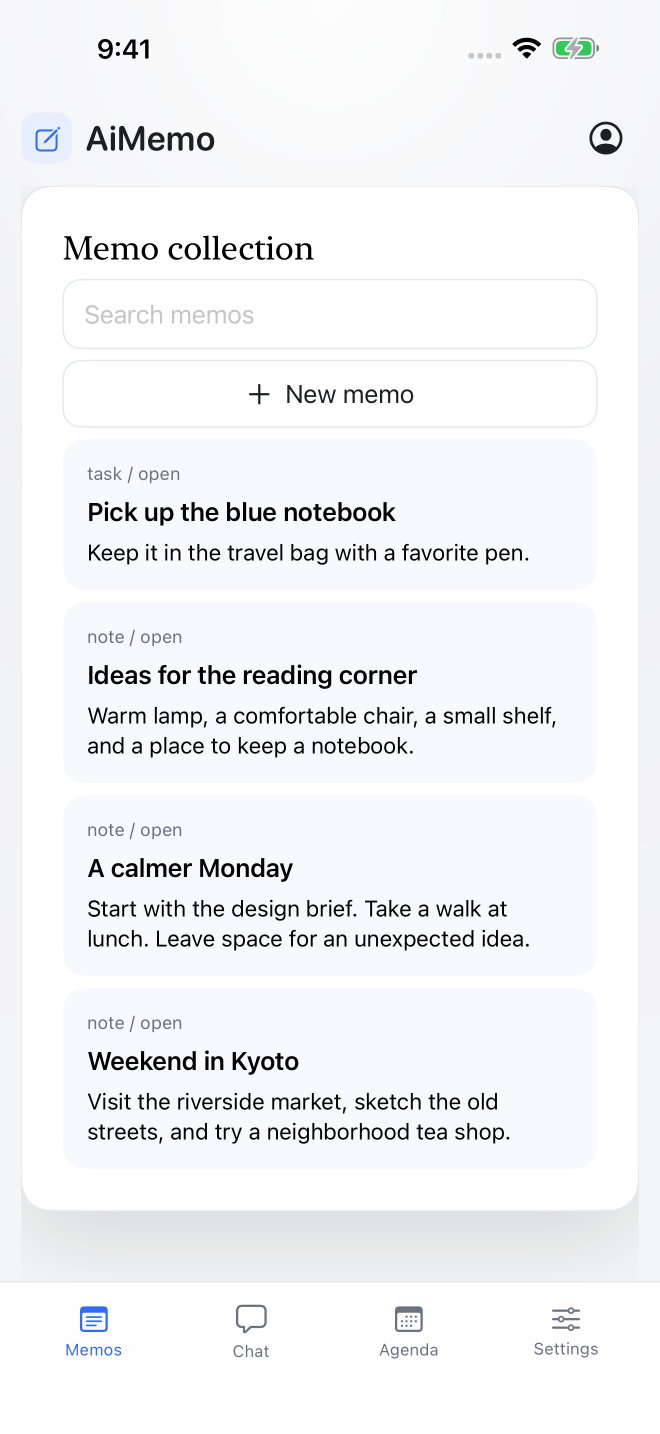
#> input picture articles/aimemo-thought-to-note/assets/aimemo-example-memos.png, 1320 x 2868 px (shown at 1/2 size)
$ python iqa.py ../../articles/aimemo-thought-to-note/assets/aimemo-example-memos.png   (older library calls are emulated)
#> lines starting #> are read from the running program, lines starting #| are printed output that depends on the picture
#> in main, image is the input picture: shape (2868, 1320, 3); mean B, G, R 245.8, 243, 242
"""Small, interpretable image-quality baseline for CPU-side screening.

This module is deliberately not a medical or diagnostic classifier.  It exposes
simple measurements that can be calibrated against a buyer's labelled images.
"""

from __future__ import annotations

import argparse
import json
from dataclasses import asdict, dataclass
from pathlib import Path
from typing import Any

import cv2
import numpy as np


@dataclass(frozen=True)
class Thresholds:
    min_laplacian_variance: float = 80.0
    min_mean_luminance: float = 55.0
    max_mean_luminance: float = 200.0
    max_dark_fraction: float = 0.45
    max_bright_fraction: float = 0.45
    max_glare_fraction: float = 0.08


def _validate_image(image: np.ndarray) -> None:
    if not isinstance(image, np.ndarray):
        raise TypeError("image must be a NumPy array")
    if image.dtype != np.uint8:
        raise ValueError("image must use uint8 pixels")
    if image.ndim not in (2, 3):
        raise ValueError("image must be grayscale or BGR")
    if image.ndim == 3 and image.shape[2] != 3:
        raise ValueError("colour images must have exactly three BGR channels")
    if min(image.shape[:2]) < 32:
        raise ValueError("image must be at least 32 by 32 pixels")


def assess(image: np.ndarray, thresholds: Thresholds | None = None) -> dict[str, Any]:
    """Return interpretable quality metrics and a deterministic PASS/FAIL result."""

    _validate_image(image)
    thresholds = thresholds or Thresholds()
    gray = image if image.ndim == 2 else cv2.cvtColor(image, cv2.COLOR_BGR2GRAY)
    if image.ndim == 2:
        saturation = np.zeros_like(gray)
        value = gray
    else:
        hsv = cv2.cvtColor(image, cv2.COLOR_BGR2HSV)
#> hsv: shape (2868, 1320, 3); mean H, S, V 77.7, 4.1, 245.8
        saturation = hsv[:, :, 1]
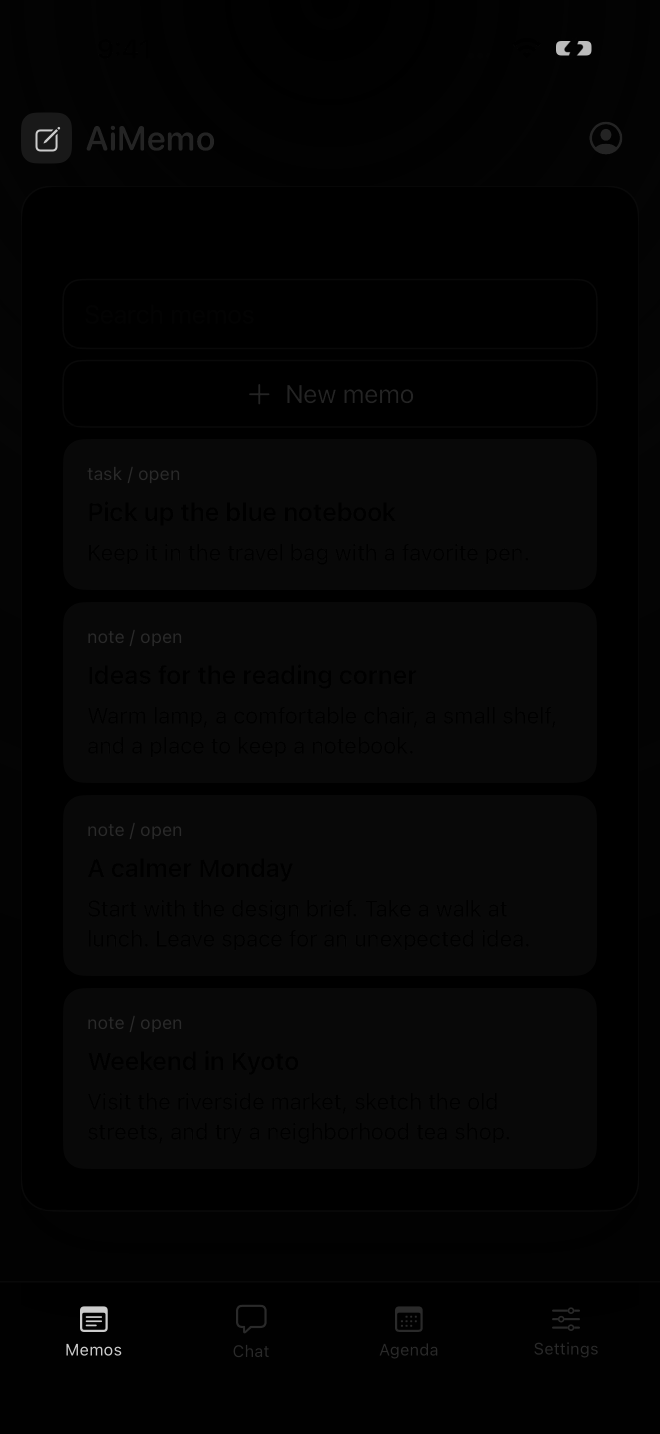
#> saturation: shape (2868, 1320) (shown at 1/2 size); min 0, max 204, mean 4.1
        value = hsv[:, :, 2]

    metrics = {
        "laplacian_variance": round(float(cv2.Laplacian(gray, cv2.CV_64F).var()), 4),
        "mean_luminance": round(float(gray.mean()), 4),
        "dark_fraction": round(float(np.mean(gray <= 12)), 6),
        "bright_fraction": round(float(np.mean(gray >= 243)), 6),
        "glare_fraction": round(
            float(np.mean((value >= 245) & (saturation <= 32))), 6
        ),
    }
#> metrics = {'laplacian_variance': 1038, 'mean_luminance': 243, 'dark_fraction': 0.0182, 'bright_fraction': 0.894, 'glare_fraction': 0.91}

    reasons: list[str] = []
    if metrics["laplacian_variance"] < thresholds.min_laplacian_variance:
        reasons.append("blur_or_low_detail")
    if (
        metrics["mean_luminance"] < thresholds.min_mean_luminance
        or metrics["dark_fraction"] > thresholds.max_dark_fraction
    ):
        reasons.append("underexposed")
    if (
        metrics["mean_luminance"] > thresholds.max_mean_luminance
        or metrics["bright_fraction"] > thresholds.max_bright_fraction
    ):
        reasons.append("overexposed")
    if metrics["glare_fraction"] > thresholds.max_glare_fraction:
        reasons.append("possible_glare")

    return {
        "status": "FAIL" if reasons else "PASS",
        "reasons": reasons,
        "metrics": metrics,
        "thresholds": asdict(thresholds),
        "image": {
            "width": int(image.shape[1]),
            "height": int(image.shape[0]),
            "channels": 1 if image.ndim == 2 else int(image.shape[2]),
        },
        "scope": "screening baseline; thresholds require labelled-domain calibration",
    }


def assess_encoded(payload: bytes, thresholds: Thresholds | None = None) -> dict[str, Any]:
    if not payload:
        raise ValueError("image payload is empty")
    image = cv2.imdecode(np.frombuffer(payload, dtype=np.uint8), cv2.IMREAD_COLOR)
    if image is None:
        raise ValueError("payload is not a decodable image")
    return assess(image, thresholds)


def main() -> int:
    parser = argparse.ArgumentParser(description=__doc__)
    parser.add_argument("image", type=Path)
    parser.add_argument("--output", type=Path)
    args = parser.parse_args()

    image = cv2.imread(str(args.image), cv2.IMREAD_COLOR)
    if image is None:
        parser.error(f"could not decode {args.image}")
    rendered = json.dumps(assess(image), indent=2, sort_keys=True) + "\n"
    if args.output:
        args.output.write_text(rendered, encoding="utf-8")
    else:
        print(rendered, end="")
#> (printed output is left out)
    return 0


if __name__ == "__main__":
    raise SystemExit(main())
#> (the program exits here)
